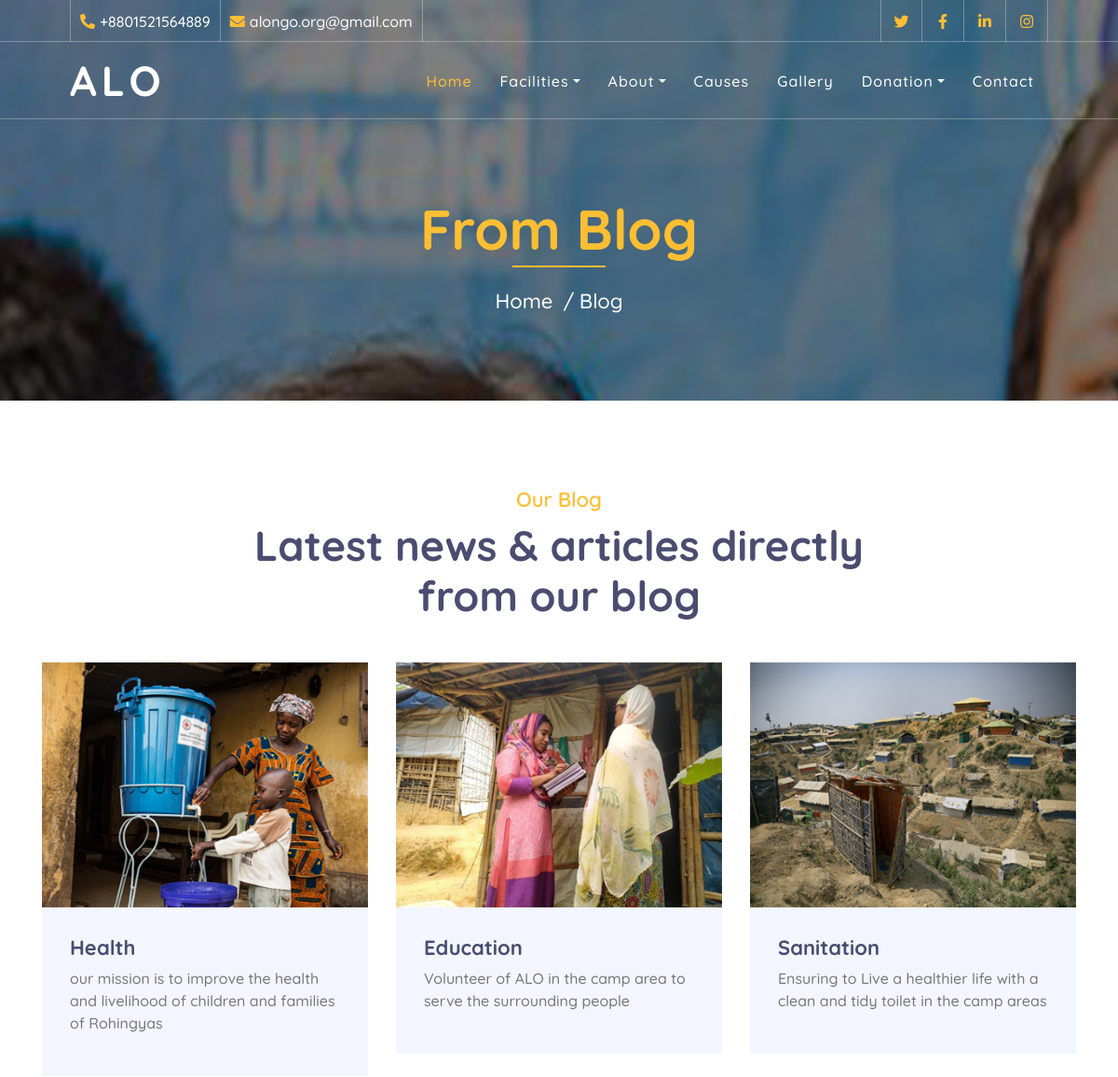
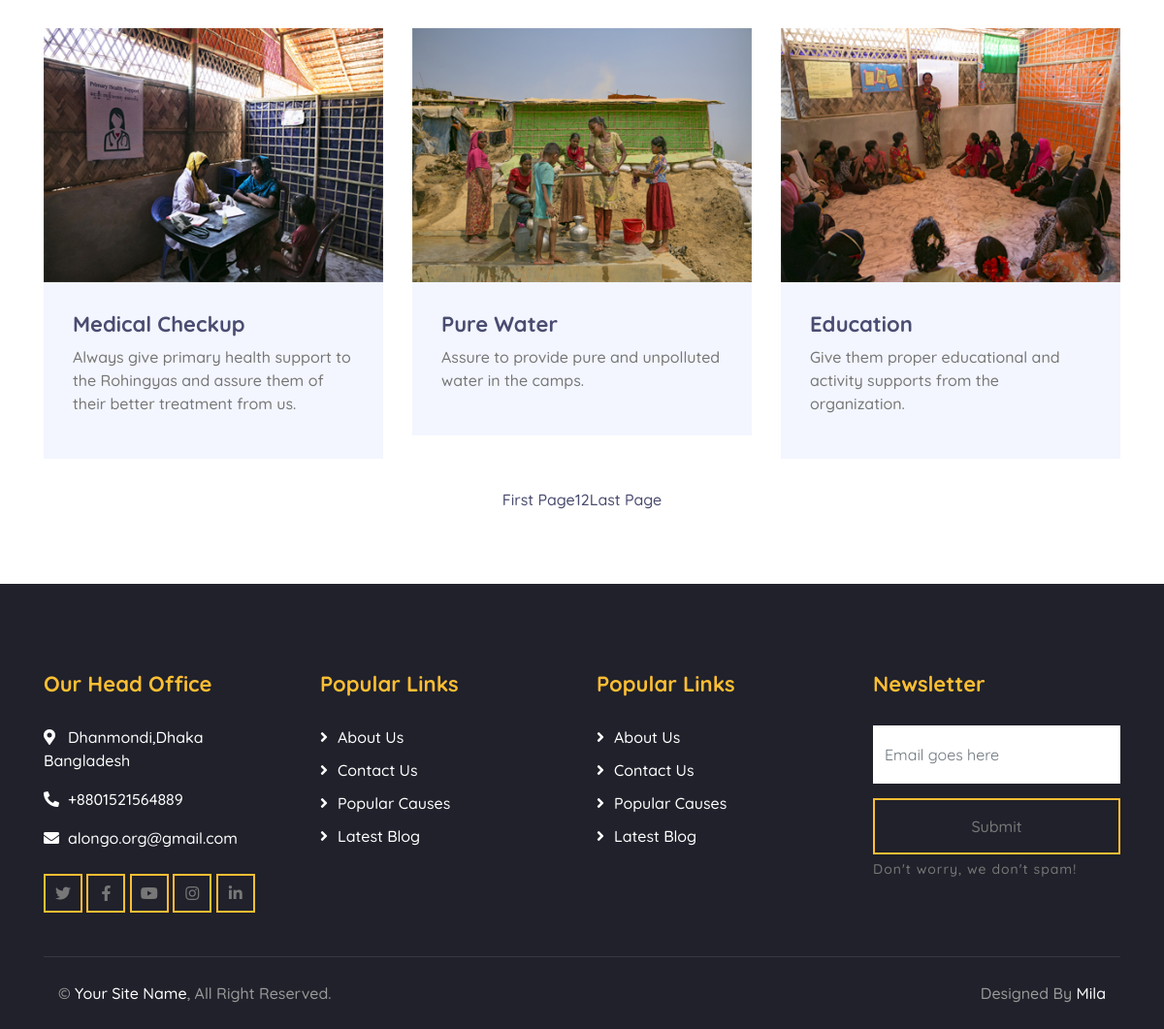
Screenshot of /blog.php with the database file from the repository (2 pictures, top to bottom).
### tables this page shows
CREATE TABLE `blog` (
  `id` int(11) NOT NULL,
  `title` varchar(50) NOT NULL,
  `des` text NOT NULL,
  `img` text NOT NULL
);

### blog.php (the view, shortened to what this page needs)
<!DOCTYPE html>
<html lang="en">
    <head>
        <link href="https://stackpath.bootstrapcdn.com/bootstrap/4.4.1/css/bootstrap.min.css" rel="stylesheet">
        <link href="https://cdnjs.cloudflare.com/ajax/libs/font-awesome/5.10.0/css/all.min.css" rel="stylesheet">
        <link href="lib/flaticon/font/flaticon.css" rel="stylesheet">
        <link href="lib/animate/animate.min.css" rel="stylesheet">
        <link href="lib/owlcarousel/assets/owl.carousel.min.css" rel="stylesheet">
        <link href="css/style.css" rel="stylesheet">
    </head>
    <body>
        <div class="top-bar d-none d-md-block">
            <div class="container-fluid">
                <div class="row">
                    <div class="col-md-8">
                        <div class="top-bar-left">
                            <div class="text">
                                <i class="fa fa-phone-alt"></i>
                                <p>+8801521564889</p>
                            </div>
                            <div class="text">
                                <i class="fa fa-envelope"></i>
                                <p>alongo.org@gmail.com</p>
                            </div>
                        </div>
                    </div>
                    <div class="col-md-4">
                        <div class="top-bar-right">
                            <div class="social">
                                <a href="https://twitter.com"><i class="fab fa-twitter"></i></a>
                                <a href="https://facebook.com"><i class="fab fa-facebook-f"></i></a>
                                <a href="https://linkedin.com"><i class="fab fa-linkedin-in"></i></a>
                                <a href="https://instagram.com"><i class="fab fa-instagram"></i></a>
                            </div>
                        </div>
                    </div>
                </div>
            </div>
        </div>
        <div class="navbar navbar-expand-lg bg-dark navbar-dark">
            <div class="container-fluid">
                <a href="index.php" class="navbar-brand">ALO</a>
                <div class="collapse navbar-collapse justify-content-between" id="navbarCollapse">
                    <div class="navbar-nav ml-auto">
                        <a href="index.php" class="nav-item nav-link active">Home</a>
                        <div class="nav-item dropdown">
                            <a href="#" class="nav-link dropdown-toggle" data-toggle="dropdown">Facilities</a>
                        </div>
                        <div class="nav-item dropdown">
                            <a href="#" class="nav-link dropdown-toggle" data-toggle="dropdown">About</a>
                        </div>
                        <a href="causes.php" class="nav-item nav-link">Causes</a>
                        <a href="blog.php" class="nav-item nav-link">Gallery</a>
                        <div class="nav-item dropdown">
                            <a href="#" class="nav-link dropdown-toggle" data-toggle="dropdown">Donation</a>
                        </div>
                        <a href="contact.php" class="nav-item nav-link">Contact</a>
                    </div>
                </div>
            </div>
        </div>
        <div class="page-header">
            <div class="container">
                <div class="row">
                    <div class="col-12">
                        <h2>From Blog</h2>
                    </div>
                    <div class="col-12">
                        <a href="">Home</a>
                        <a href="">Blog</a>
                    </div>
                </div>
            </div>
        </div>
        <div class="blog">
            <div class="container">
                <div class="section-header text-center">
                    <p>Our Blog</p>
                    <h2>Latest news & articles directly from our blog</h2>
                </div>
                <div class="row">
                <?php
                             $db=new mysqli("localhost","root","","alo");
                             $query = "select * from blog";
                             $run=mysqli_query($db, $query);
                             $check=mysqli_num_rows($run)> 0;
                             if($check){
                                while($row=mysqli_fetch_assoc($run)){
                            ?>
                    <div class="col-lg-4">
                        <div class="blog-item">
                            <div class="blog-img">
                                <img src="admin/blog_img/<?php echo $row['img'];?>" alt="Image">
                            </div>
                            <div class="blog-text">
                                <h3><?php echo $row['title'];?></h3>
                                <p>
                                    <?php echo $row['des'];?>
                                </p>
                            </div>
                        </div>
                    </div>
                    <?php
                                }
                            }
                            else{
                                echo "no faculty found";
                            }?>
                </div>
                <div class="row">
                    <div class="col-12">
                        <ul class="pagination justify-content-center">
                        <?php
                        $per_page= 05;
                        ?>
                        <?php
$query="select * from blog";
$result=mysqli_query($db,$query);
$total_record=mysqli_num_rows($result);
$total_pages=ceil($total_record / $per_page);
echo "
<li><a href='blog.php?page=1'> " . 'First Page' ."</a></li>
";
for($i=1; $i<=$total_pages; $i++){
    echo "<li><a href='blog.php?page=".$i."' class='btn-btn-primary'>$i</a></li>";
}
echo "
<li><a href='blog.php?page=$total_pages'> ". 'Last Page'."</a></li>
";
?>
                        </ul>
                    </div>
                </div>
            </div>
        </div>
        <div class="footer">
            <div class="container">
                <div class="row">
                    <div class="col-lg-3 col-md-6">
                        <div class="footer-contact">
                            <h2>Our Head Office</h2>
                            <p><i class="fa fa-map-marker-alt"></i>Dhanmondi,Dhaka Bangladesh</p>
                            <p><i class="fa fa-phone-alt"></i>+8801521564889</p>
                            <p><i class="fa fa-envelope"></i>alongo.org@gmail.com</p>
                            <div class="footer-social">
                                <a class="btn btn-custom" href="twitter.com"><i class="fab fa-twitter"></i></a>
                                <a class="btn btn-custom" href="facebook.com"><i class="fab fa-facebook-f"></i></a>
                                <a class="btn btn-custom" href="youtube.com"><i class="fab fa-youtube"></i></a>
                                <a class="btn btn-custom" href="instagram.com"><i class="fab fa-instagram"></i></a>
                                <a class="btn btn-custom" href="linkedin.com"><i class="fab fa-linkedin-in"></i></a>
                            </div>
                        </div>
                    </div>
                    <div class="col-lg-3 col-md-6">
                        <div class="footer-link">
                            <h2>Popular Links</h2>
                            <a href="about.php">About Us</a>
                            <a href="contact.php">Contact Us</a>
                            <a href="causes.php">Popular Causes</a>
                            <a href="blog.php">Latest Blog</a>
                        </div>
                    </div>
                    <div class="col-lg-3 col-md-6">
                        <div class="footer-link">
                            <h2>Popular Links</h2>
                            <a href="about.php">About Us</a>
                            <a href="contact.php">Contact Us</a>
                            <a href="causes.php">Popular Causes</a>
                            <a href="blog.php">Latest Blog</a>
                        </div>
                        </div>
                    <div class="col-lg-3 col-md-6">
                        <div class="footer-newsletter">
                            <h2>Newsletter</h2>
                            <form action="contact.php" method="post">
                                <input class="form-control" placeholder="Email goes here" name="n_mail">
                                <button class="btn btn-custom" name="submit">Submit</button>
                                <label>Don't worry, we don't spam!</label>
                            </form>
                        </div>
                    </div>
                </div>
            </div>
            <div class="container copyright">
                <div class="row">
                    <div class="col-md-6">
                        <p>&copy; <a href="#">Your Site Name</a>, All Right Reserved.</p>
                    </div>
                    <div class="col-md-6">
                        <p>Designed By <a href="https://facebook.com/nusrat.shameema">Mila</a></p>
                    </div>
                </div>
            </div>
        </div>
    </body>
</html>

### rows the page displays
blog: img (picture), title "Health", des "our mission is to improve the health and livelihood of children and families of Rohingyas"
blog: img (picture), title "Education", des "Volunteer of ALO in the camp area to serve the surrounding people"
blog: img (picture), title "Sanitation", des "Ensuring to Live a healthier life with a clean and tidy toilet in the camp areas"
blog: img (picture), title "Medical Checkup", des "Always give primary health support to the Rohingyas and assure them of their better treatment from us."
blog: img (picture), title "Pure Water", des "Assure to provide pure and unpolluted water in the camps."
blog: img (picture), title "Education", des "Give them proper educational and activity supports from the organization."
